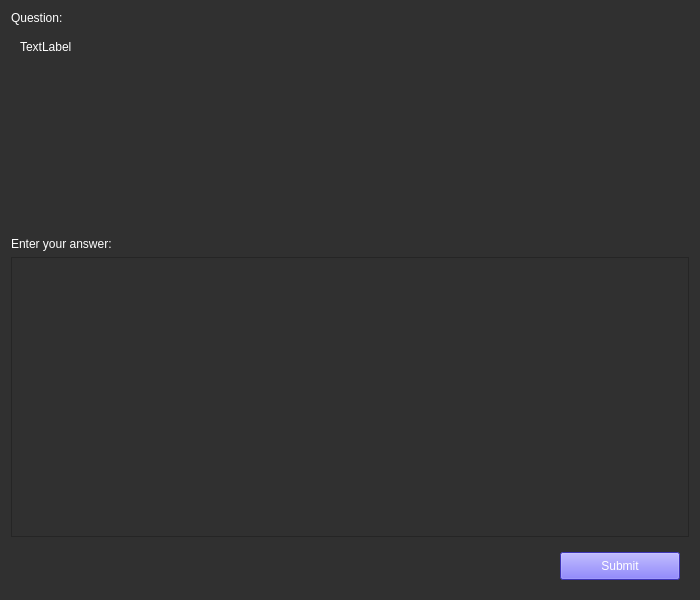
<?xml version="1.0" encoding="UTF-8"?>
<ui version="4.0">
 <class>Form</class>
 <widget class="QWidget" name="Form">
  <property name="geometry">
   <rect>
    <x>0</x>
    <y>0</y>
    <width>700</width>
    <height>600</height>
   </rect>
  </property>
  <property name="minimumSize">
   <size>
    <width>700</width>
    <height>600</height>
   </size>
  </property>
  <property name="windowTitle">
   <string>Form</string>
  </property>
  <property name="styleSheet">
   <string notr="true">background-color: rgb(48, 48, 48);</string>
  </property>
  <layout class="QVBoxLayout" name="verticalLayout">
   <item>
    <widget class="QLabel" name="label">
     <property name="styleSheet">
      <string notr="true">color: rgb(255, 255, 255);</string>
     </property>
     <property name="text">
      <string>Question:</string>
     </property>
    </widget>
   </item>
   <item>
    <widget class="QWidget" name="widget" native="true">
     <property name="minimumSize">
      <size>
       <width>0</width>
       <height>200</height>
      </size>
     </property>
     <layout class="QVBoxLayout" name="verticalLayout_2">
      <item>
       <widget class="QLabel" name="question_text">
        <property name="styleSheet">
         <string notr="true">color: rgb(255, 255, 255);</string>
        </property>
        <property name="text">
         <string>TextLabel</string>
        </property>
        <property name="alignment">
         <set>Qt::AlignLeading|Qt::AlignLeft|Qt::AlignTop</set>
        </property>
       </widget>
      </item>
     </layout>
    </widget>
   </item>
   <item>
    <widget class="QLabel" name="label_3">
     <property name="styleSheet">
      <string notr="true">color: rgb(255, 255, 255);</string>
     </property>
     <property name="text">
      <string>Enter your answer:</string>
     </property>
    </widget>
   </item>
   <item>
    <widget class="QTextEdit" name="answer_input">
     <property name="minimumSize">
      <size>
       <width>0</width>
       <height>150</height>
      </size>
     </property>
    </widget>
   </item>
   <item>
    <widget class="QWidget" name="widget_2" native="true">
     <property name="minimumSize">
      <size>
       <width>0</width>
       <height>40</height>
      </size>
     </property>
     <layout class="QHBoxLayout" name="horizontalLayout">
      <item>
       <spacer name="horizontalSpacer">
        <property name="orientation">
         <enum>Qt::Horizontal</enum>
        </property>
        <property name="sizeHint" stdset="0">
         <size>
          <width>527</width>
          <height>20</height>
         </size>
        </property>
       </spacer>
      </item>
      <item>
       <widget class="QPushButton" name="submit_answer">
        <property name="minimumSize">
         <size>
          <width>120</width>
          <height>28</height>
         </size>
        </property>
        <property name="maximumSize">
         <size>
          <width>120</width>
          <height>28</height>
         </size>
        </property>
        <property name="styleSheet">
         <string notr="true">background-color: rgb(86, 73, 255); color: rgb(255, 255, 255);</string>
        </property>
        <property name="text">
         <string>Submit</string>
        </property>
       </widget>
      </item>
     </layout>
    </widget>
   </item>
  </layout>
 </widget>
 <resources/>
 <connections/>
</ui>
